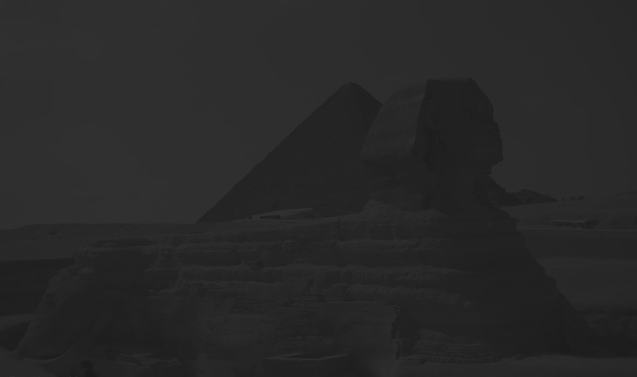
#> input picture Sphinx.png, 637 x 377 px
$ jupyter execute --allow-errors 'IP-Assignment#1.ipynb'
#> lines starting #> are read from the running program, lines starting #| are printed output that depends on the picture
[cell 1]
import numpy as np
from PIL import Image
import matplotlib.pyplot as plt

# import cv2
# import math
# from numpy.fft import fft2, fftshift, ifft2 # Python DFT

[cell 2]
def equalise_histogram(img, elements, frequency):

    cumu_freq = np.zeros((len(frequency),),dtype=int)
    output = np.zeros((len(frequency),),dtype=int)
    new_pixelmap = np.zeros((img.width, img.height), dtype=int)

    levels = len(frequency) -1
    size = img.width * img.height

    cumu_freq[0]= frequency[0]
    val = round((levels/size)* cumu_freq[0])
    output[0] = val

    for i in range(1,len(frequency)):
        cumu_freq[i]= frequency[i] + cumu_freq[i-1]
        val = round((levels/size)* cumu_freq[i])
        output[i] = val

    w,h = img.size
    pixelmap = img.load()


    for i in range(0,w):
        for j in range(0,h):
            val = pixelmap[i,j]
            index = elements.index(val)
            new_pixelmap[i][j] += output[index]

    plt.gray()
    plt.imshow(np.rot90(new_pixelmap), cmap='gray',origin='lower')
    plt.yticks([])
    plt.xticks([])
    plt.savefig('Eq.jpg')

    return  output

[cell 3]
def normal_histogram(img):
    pixelmap = list(img.getdata())
    elements = list(set(pixelmap))

    frequency = np.zeros((len(elements),),dtype=int)

    for i in range(len(elements)):
        val = pixelmap.count(elements[i])
        frequency[i] = val
    frequency= list(frequency)
    return elements, frequency

[cell 4]
def create_histogram(xaxis, yaxis):
    figure, axes = plt.subplots(figsize=(20, 20))
    axes.bar(xaxis,yaxis, width=0.8, tick_label = xaxis, color= 'purple')
    axes.set_ylabel( 'Count Per Intensity',size=20)
    axes.set_xlabel('Image Intensities' , size=20)
    for i, v in enumerate(yaxis):
          plt.text(xaxis[i]-0.4, v+0.01, str(v))
    #figure.savefig('Before_Eq.jpg')

[cell 5]
image = Image.open('Sphinx.png').convert('L')
#> image is the input picture: PIL image 637x377 L; min 26, max 49, mean 40.2
new_img = image.copy()
elements, normal_vector = normal_histogram(new_img)
#> in normal_histogram, `pixelmap = list(img.getdata())`: pixelmap = 240149 items
#> in normal_histogram, `elements = list(set(pixelmap))`: elements = [26, 27, 28, 29, 30, 31, 32, 33, 34, 35, 36, 37, 38, 39, 40, 41, 42, 43, 44, 45, 46, 47, 48, 49]
#> in normal_histogram, `frequency = np.zeros((len(elements),),dtype=int)`: frequency = 24 values from 0 to 0
#> the loop in normal_histogram, `for i in range(len(elements)):` made 24 passes
#> val on passes 1 to 12: 24, 52, 312, 931, 2073, 4078, 9298, 16413, 12750, 12913, 16391, 12369
#> after the loop in normal_histogram, `for i in range(len(elements)):`: frequency = 24 values, max 35656 at index 21, min 3 at index 23, mean 10006.2
#> in normal_histogram, `frequency= list(frequency)`: frequency = [24, 52, 312, 931, 2073, 4078, 9298, 16413, 12750, 12913, 16391, 12369, 8622, 10318, 12599, 12702, 13251, 16334, 9303, 9281, 16914, 35656, 7562, 3]
#> normal_vector has the same summary as frequency in normal_histogram
create_histogram(elements, normal_vector)
#> the loop in create_histogram, `for i, v in enumerate(yaxis):` made 24 passes
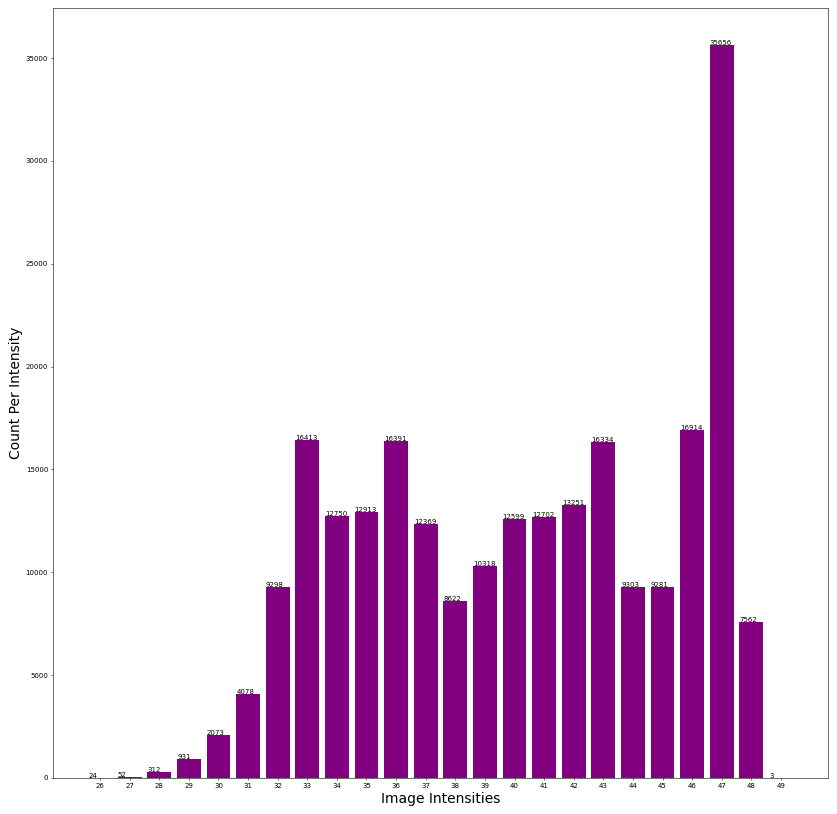
#> figure drawn by matplotlib, 1 panel; tallest bar 35656 high, from x = 46.6 to 47.4

[cell 6]
equalised_vector = equalise_histogram(new_img, elements, normal_vector)
#> in equalise_histogram, `cumu_freq = np.zeros((len(frequency),),dtype=int)`: cumu_freq = 24 values from 0 to 0
#> in equalise_histogram, `levels = len(frequency) -1`: levels = 23
#> in equalise_histogram, `val = round((levels/size)* cumu_freq[0])`: val = 0
#> the loop in equalise_histogram, `for i in range(1,len(frequency)):` made 23 passes
#> val on passes 1 to 12: 0, 0, 0, 0, 1, 2, 3, 4, 6, 7, 8, 9
#> after the loop in equalise_histogram, `for i in range(1,len(frequency)):`: cumu_freq = 24 values from 24 to 240149; output = 24 values from 0 to 23
#> after the loop in equalise_histogram, `for i in range(0,w):`:
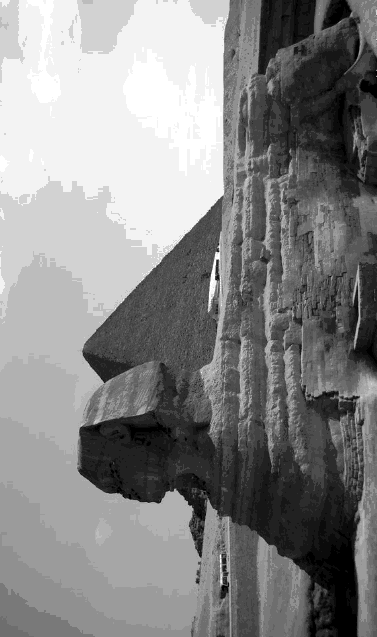
#> new_pixelmap: shape (637, 377) int64; min 0, max 23, mean 12.1; drawn with min black and max white
#> in equalise_histogram, `plt.savefig('Eq.jpg')`:
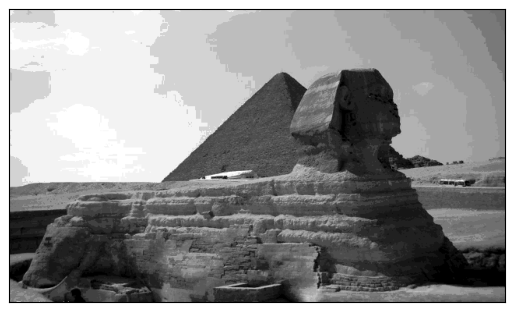
#> figure drawn by matplotlib, 1 panel
#> equalised_vector = 24 values from 0 to 23
equalised_img= Image.open('Eq.jpg').convert('L')
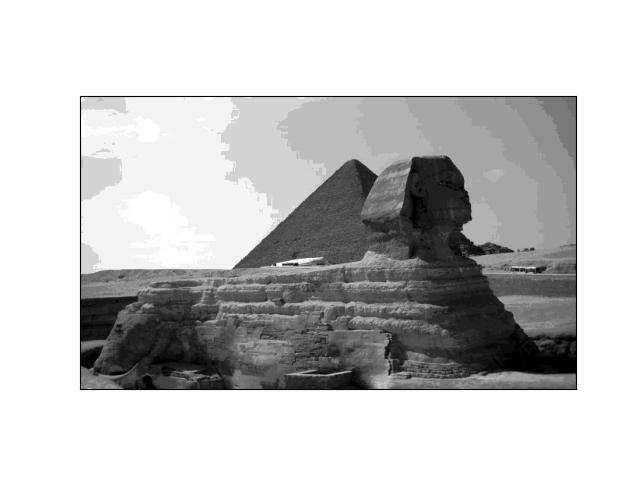
#> equalised_img: PIL image 640x480 L; min 0, max 255, mean 196.6
elements, normal_vector = normal_histogram(equalised_img)
#> the loop in normal_histogram (call 2), `for i in range(len(elements)):` made 256 passes
#> val on passes 1 to 3: 2214, 380, 329
#> elements = 256 values from 0 to 255; normal_vector = 256 values, max 159008 at index 255, min 31 at index 223, mean 1200
create_histogram(elements, normal_vector)
#> the loop in create_histogram (call 2), `for i, v in enumerate(yaxis):` made 256 passes
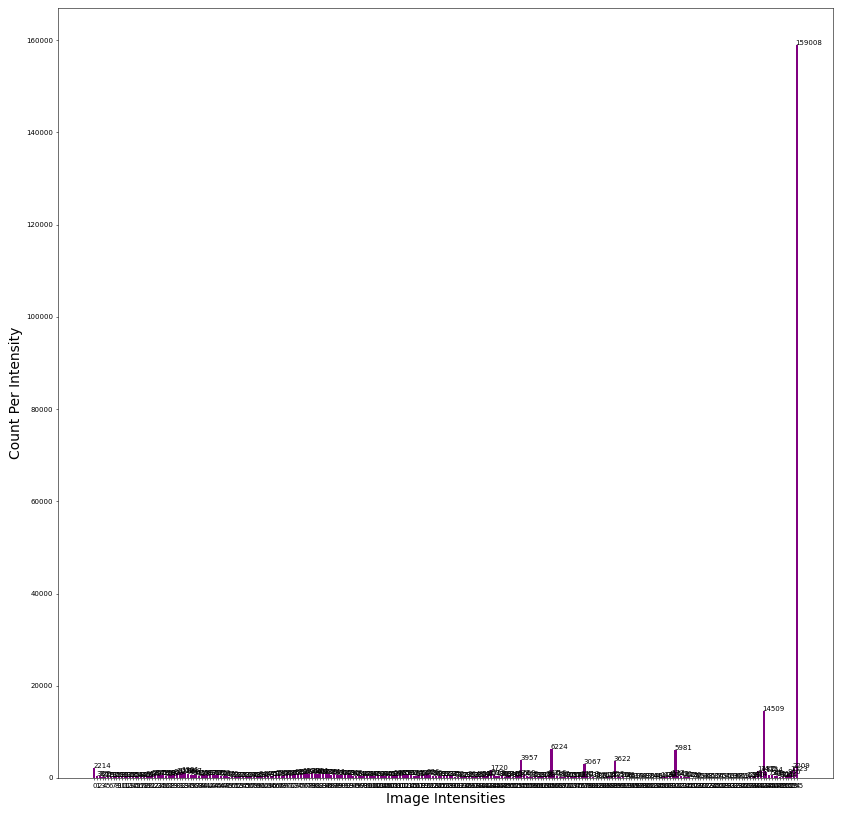
#> figure drawn by matplotlib, 1 panel; tallest bar 159008 high, from x = 254.6 to 255.4
